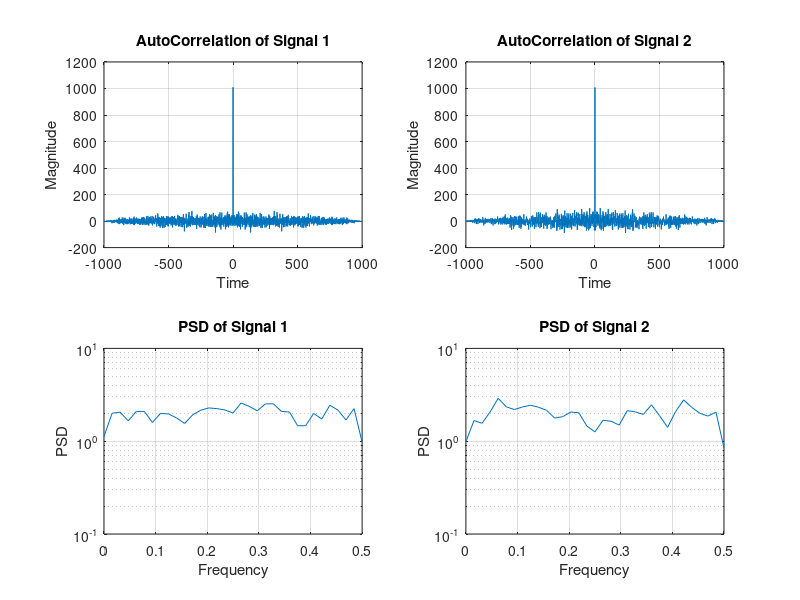

Reproduce this figure in MATLAB.
clc;

signal_length=1000;
signal_1=randn(1,signal_length);
signal_2=randn(1,signal_length);

autocorr_result1=xcorr(signal_1,signal_1);
autocorr_result2=xcorr(signal_2,signal_2);

lags=-(signal_length-1):(signal_length-1);

figure;

subplot(2,2,1);
plot(lags,autocorr_result1);
title('AutoCorrelation of Signal 1');
xlabel('Time');
ylabel('Magnitude');
grid on;

subplot(2,2,2);
plot(lags,autocorr_result2);
title('AutoCorrelation of Signal 2');
xlabel('Time');
ylabel('Magnitude');
grid on;

subplot(2,2,3);
[psd1,frequencies1]=pwelch(signal_1);
semilogy(frequencies1,psd1);
title('PSD of Signal 1');
xlabel('Frequency');
ylabel('PSD');
grid on;

subplot(2,2,4);
[psd2,frequencies2]=pwelch(signal_2);
semilogy(frequencies2,psd2);
title('PSD of Signal 2');
xlabel('Frequency');
ylabel('PSD');
grid on;